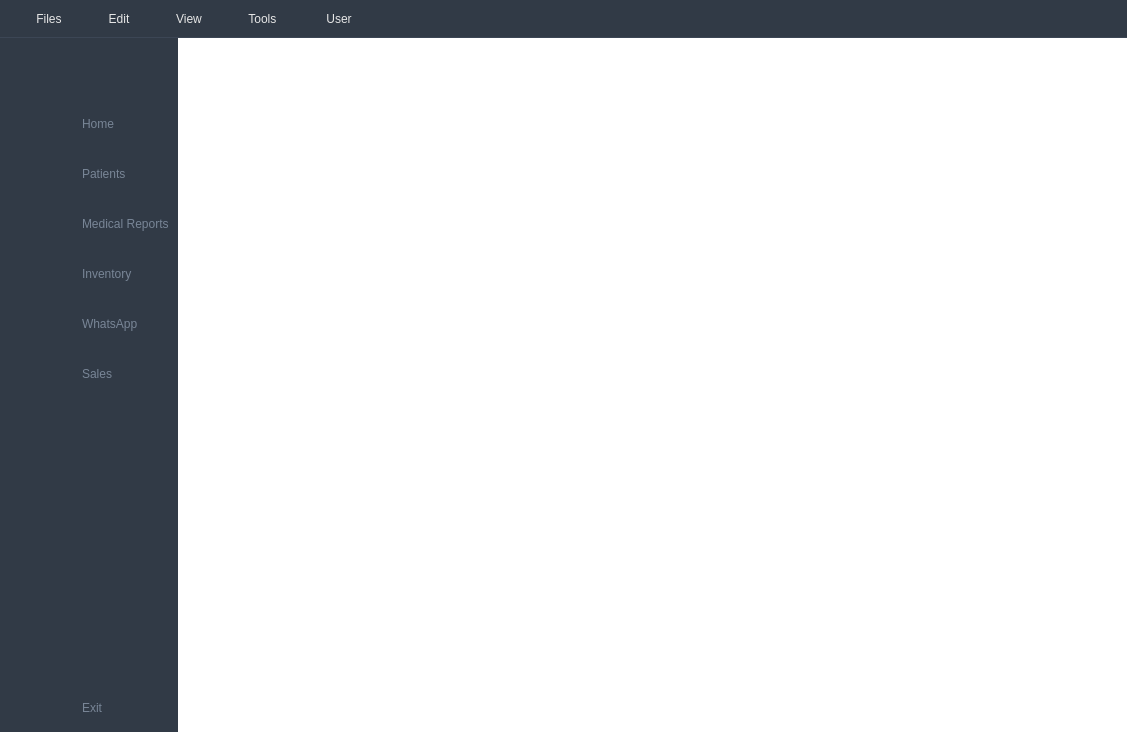
<?xml version="1.0" encoding="UTF-8"?>
<ui version="4.0">
 <class>MainWindow</class>
 <widget class="QMainWindow" name="MainWindow">
  <property name="geometry">
   <rect>
    <x>0</x>
    <y>0</y>
    <width>1127</width>
    <height>732</height>
   </rect>
  </property>
  <property name="windowTitle">
   <string>MainWindow</string>
  </property>
  <property name="styleSheet">
   <string notr="true">/*= Style for mainwindow START
  ==================================================== */
	#MainWindow {
		background-color: #fff; /*3A4250*/
	}
QMenuBar {
    background-color: rgb(49, 58, 70); /* Dark background */
    padding: 5px 10px; /* Adjust padding for better spacing */
    color: rgb(230, 230, 230); /* Slightly softer white for text */
    font: 575 9pt &quot;Segoe UI&quot;; /* Use a slightly lighter weight for better readability */
    border-bottom: 1px solid rgb(60, 70, 85); /* Subtle bottom border for separation */
}

QMenuBar::item {
    background: transparent; /* Make menu bar items transparent by default */
    padding: 5px 15px;
    margin: 2px 5px; /* Add some margin around items */
    border-radius: 4px; /* Slightly rounded corners for items */
}

QMenuBar::item:selected {
    background-color: rgba(58, 139, 212, 50); /* Secondary Blue (Medium) with slight transparency on selection */
}

QMenuBar::item:pressed {
    background-color: rgba(15, 76, 129, 80); /* Dark Blue with slight transparency on press */
}

QMenu {
    background-color: rgb(245, 245, 245); /* Light background for the menu */
    border: 1px solid rgb(200, 200, 200);
    margin: 2px; /* Small margin around the menu */
    border-radius: 4px;
}

QMenu::item {
    background: transparent;
    padding: 8px 25px;
    color: rgb(50, 50, 50);
}

QMenu::item:selected {
    background-color: rgba(58, 139, 212, 30); /* Light highlight on selection */
}

QMenu::item:disabled {
    color: rgb(150, 150, 150);
}

QMenu::separator {
    height: 1px;
    background: rgb(220, 220, 220);
    margin: 5px 0;
}

QMenu::indicator {
    width: 13px;
    height: 13px;
}

QMenu::icon {
    margin-right: 8px;
}
  /*QMenuBar{	
	background-color: rgb(49, 58, 70);
	padding: 10px;
	color: rgb(255, 255, 255);
	font: 700 9pt &quot;Segoe UI&quot;;
}

QMenu:hover {
    border: 2px solid #3A8BD4; /* Secondary Blue (Medium) *
    background-color: #E6EDF2; /* Keep background consistent on hover *
}
QMenu::chunk {
    background-color: qlineargradient(x1:0, y1:0, x2:1, y2:0, stop:0 #3A8BD4, stop:1 #0F4C81); /* Gradient for the chunk
    border-radius: 8px;
   transition: background-color 0.3s ease-in-out; 
}
*/
/*= END


  ==================================================== */

/*= Style for button to change menu style START
  ==================================================== */
	#change_btn {
		padding: 5px;
		border: none;
		width: 30px;
		height: 30px;
	}
/*= END
  ==================================================== */

/*= Style for header widget START
  ==================================================== */
	#widget {
		background-color: #f9fafd;
	}
/*= END
  ==================================================== */

/*= Style for menu with icon only START
  ==================================================== */
  	/* style for widget */
	#icon_only_widget {
		background-color: #313a46;
		width:50px;
	}

    /* style for QPushButton and QLabel */
	#icon_only_widget QPushButton, QLabel {
		height:50px;
		border:none;
		/* border-bottom: 1px solid #b0b0b0; */
	}

	#icon_only_widget QPushButton:hover {
		background-color: rgba( 86, 101, 115, 0.5);
	}
	#icon_only_widget QPushButton:checked {
		color: #fff;		
		background-color: rgb(44, 47, 133);
		border-radius: 20px;
		width: 100%;
	
	}
	/* style for logo image */
	#logo_label_1 {
		padding: 5px
	}
/*= END
  ==================================================== */

/*= Style for menu with icon and text START
  ==================================================== */
	/* style for widget */
	#full_menu_widget {
		background-color: #313a46;
	}

	/* style for QPushButton */
	#full_menu_widget QPushButton {
		border:none;
		border-radius: 3px;
		text-align: left;
		padding: 8px 0 8px 15px;
		color: #788596;
	}

	#full_menu_widget QPushButton:hover {
		background-color: rgba( 86, 101, 115, 0.5);
	}

	#full_menu_widget QPushButton:checked {
		color: #fff;
		border-radius: 10px;
	background-color: rgb(44, 47, 133);
	width: 1200;
	}

	/* style for logo image */
	#logo_label_2 {
		padding: 5px;
		color: #fff;
	}

	/* style for APP title */
	#logo_label_3 {
		padding-right: 10px;
		color: #fff;
	}
/*= END
  ==================================================== */

/*= Style for search button START
  ==================================================== */
	#search_btn {
		border: none;
	}
/*= END
  ==================================================== */

/*= Style for search input START
  ==================================================== */
	#search_input {
		border: none;
		padding: 5px 10px;
	}

	#search_input:focus {
		background-color: #70B9FE;
	}
/*= END
  ==================================================== */

/*= Style for user information button START
  ==================================================== */
	#user_btn {
		border: none;
	}

/*= END
  ==================================================== */</string>
  </property>
  <widget class="QWidget" name="centralwidget">
   <layout class="QGridLayout" name="gridLayout">
    <property name="leftMargin">
     <number>0</number>
    </property>
    <property name="topMargin">
     <number>0</number>
    </property>
    <property name="rightMargin">
     <number>0</number>
    </property>
    <property name="bottomMargin">
     <number>0</number>
    </property>
    <property name="spacing">
     <number>0</number>
    </property>
    <item row="0" column="0">
     <widget class="QWidget" name="icon_only_widget" native="true">
      <layout class="QVBoxLayout" name="verticalLayout_3">
       <property name="spacing">
        <number>10</number>
       </property>
       <property name="topMargin">
        <number>9</number>
       </property>
       <item>
        <widget class="QPushButton" name="change_btn">
         <property name="styleSheet">
          <string notr="true">background-color: none;</string>
         </property>
         <property name="text">
          <string/>
         </property>
         <property name="icon">
          <iconset resource="../home_icons.qrc">
           <normaloff>:/icon_home/menubar.png</normaloff>:/icon_home/menubar.png</iconset>
         </property>
         <property name="iconSize">
          <size>
           <width>40</width>
           <height>40</height>
          </size>
         </property>
         <property name="checkable">
          <bool>true</bool>
         </property>
        </widget>
       </item>
       <item>
        <layout class="QVBoxLayout" name="verticalLayout">
         <property name="spacing">
          <number>18</number>
         </property>
         <item>
          <widget class="QPushButton" name="home_btn_1">
           <property name="text">
            <string/>
           </property>
           <property name="icon">
            <iconset resource="../../../Downloads/Compressed/PyQt5-Video-Book-main/#010_sidebar/resource.qrc">
             <normaloff>:/icon/icon/home-4-32.ico</normaloff>
             <normalon>:/icon/icon/home-4-48.ico</normalon>:/icon/icon/home-4-32.ico</iconset>
           </property>
           <property name="iconSize">
            <size>
             <width>30</width>
             <height>30</height>
            </size>
           </property>
           <property name="checkable">
            <bool>true</bool>
           </property>
           <property name="autoExclusive">
            <bool>true</bool>
           </property>
          </widget>
         </item>
         <item>
          <widget class="QPushButton" name="patient_form_btn_1">
           <property name="text">
            <string/>
           </property>
           <property name="icon">
            <iconset resource="../../../Downloads/Compressed/PyQt5-Video-Book-main/#010_sidebar/resource.qrc">
             <normaloff>:/icon/icon/group-32.ico</normaloff>:/icon/icon/group-32.ico</iconset>
           </property>
           <property name="iconSize">
            <size>
             <width>30</width>
             <height>30</height>
            </size>
           </property>
           <property name="checkable">
            <bool>true</bool>
           </property>
           <property name="autoExclusive">
            <bool>true</bool>
           </property>
          </widget>
         </item>
         <item>
          <widget class="QPushButton" name="medical_prescription_btn_1">
           <property name="text">
            <string/>
           </property>
           <property name="icon">
            <iconset resource="../../../Downloads/Compressed/PyQt5-Video-Book-main/#010_sidebar/resource.qrc">
             <normaloff>:/icon/icon/activity-feed-32.ico</normaloff>
             <normalon>:/icon/icon/activity-feed-48.ico</normalon>:/icon/icon/activity-feed-32.ico</iconset>
           </property>
           <property name="iconSize">
            <size>
             <width>30</width>
             <height>30</height>
            </size>
           </property>
           <property name="checkable">
            <bool>true</bool>
           </property>
           <property name="autoExclusive">
            <bool>true</bool>
           </property>
          </widget>
         </item>
         <item>
          <widget class="QPushButton" name="invemtory_btn_1">
           <property name="text">
            <string/>
           </property>
           <property name="icon">
            <iconset resource="../../../Downloads/Compressed/PyQt5-Video-Book-main/#010_sidebar/resource.qrc">
             <normaloff>:/icon/icon/product-32.ico</normaloff>
             <normalon>:/icon/icon/product-48.ico</normalon>:/icon/icon/product-32.ico</iconset>
           </property>
           <property name="iconSize">
            <size>
             <width>30</width>
             <height>30</height>
            </size>
           </property>
           <property name="checkable">
            <bool>true</bool>
           </property>
           <property name="autoExclusive">
            <bool>true</bool>
           </property>
          </widget>
         </item>
         <item>
          <widget class="QPushButton" name="whatsapp_btn_1">
           <property name="text">
            <string/>
           </property>
           <property name="icon">
            <iconset resource="../home_icons.qrc">
             <normaloff>:/icon_home/icon/whatsapp_32px.ico</normaloff>:/icon_home/icon/whatsapp_32px.ico</iconset>
           </property>
           <property name="iconSize">
            <size>
             <width>40</width>
             <height>40</height>
            </size>
           </property>
           <property name="checkable">
            <bool>true</bool>
           </property>
           <property name="autoExclusive">
            <bool>true</bool>
           </property>
          </widget>
         </item>
         <item>
          <widget class="QPushButton" name="sales_btn_1">
           <property name="text">
            <string/>
           </property>
           <property name="icon">
            <iconset resource="../home_icons.qrc">
             <normaloff>:/icon_home/icon/cash_register_45_64px.ico</normaloff>:/icon_home/icon/cash_register_45_64px.ico</iconset>
           </property>
           <property name="iconSize">
            <size>
             <width>30</width>
             <height>30</height>
            </size>
           </property>
           <property name="checkable">
            <bool>true</bool>
           </property>
           <property name="autoExclusive">
            <bool>true</bool>
           </property>
          </widget>
         </item>
        </layout>
       </item>
       <item>
        <spacer name="verticalSpacer">
         <property name="orientation">
          <enum>Qt::Vertical</enum>
         </property>
         <property name="sizeHint" stdset="0">
          <size>
           <width>20</width>
           <height>375</height>
          </size>
         </property>
        </spacer>
       </item>
       <item>
        <widget class="QPushButton" name="exit_btn_1">
         <property name="text">
          <string/>
         </property>
         <property name="icon">
          <iconset resource="../../../Downloads/Compressed/PyQt5-Video-Book-main/#010_sidebar/resource.qrc">
           <normaloff>:/icon/icon/close-window-64.ico</normaloff>:/icon/icon/close-window-64.ico</iconset>
         </property>
         <property name="iconSize">
          <size>
           <width>20</width>
           <height>20</height>
          </size>
         </property>
        </widget>
       </item>
      </layout>
     </widget>
    </item>
    <item row="0" column="2">
     <widget class="QWidget" name="widget_3" native="true">
      <layout class="QVBoxLayout" name="verticalLayout_5">
       <property name="spacing">
        <number>0</number>
       </property>
       <property name="leftMargin">
        <number>0</number>
       </property>
       <property name="topMargin">
        <number>0</number>
       </property>
       <property name="rightMargin">
        <number>0</number>
       </property>
       <property name="bottomMargin">
        <number>0</number>
       </property>
       <item>
        <widget class="QStackedWidget" name="stackedWidget">
         <property name="styleSheet">
          <string notr="true">/*border-image: url(:/icon/logo1.png) 0 0 0 0 stretch stretch;
background-color: rgb(61, 73, 88);
/*background-position: center;
background-repeat: no-repeat;
background-origin: content;
border-image: url(:/icon_home/logo1.png) 0 0 0 0 stretch stretch;*/</string>
         </property>
         <property name="currentIndex">
          <number>8</number>
         </property>
         <widget class="QWidget" name="page">
          <layout class="QGridLayout" name="gridLayout_2"/>
         </widget>
         <widget class="QWidget" name="page_2">
          <layout class="QGridLayout" name="gridLayout_3"/>
         </widget>
         <widget class="QWidget" name="page_3">
          <layout class="QGridLayout" name="gridLayout_4"/>
         </widget>
         <widget class="QWidget" name="page_4">
          <layout class="QGridLayout" name="gridLayout_5"/>
         </widget>
         <widget class="QWidget" name="page_5">
          <layout class="QGridLayout" name="gridLayout_6"/>
         </widget>
         <widget class="QWidget" name="page_6">
          <layout class="QGridLayout" name="gridLayout_7"/>
         </widget>
         <widget class="QWidget" name="page_7">
          <layout class="QGridLayout" name="gridLayout_8"/>
         </widget>
         <widget class="QWidget" name="page_9">
          <layout class="QGridLayout" name="gridLayout_11"/>
         </widget>
         <widget class="QWidget" name="page_8">
          <property name="styleSheet">
           <string notr="true"/>
          </property>
          <layout class="QGridLayout" name="gridLayout_10"/>
         </widget>
         <widget class="QWidget" name="page_10">
          <layout class="QGridLayout" name="gridLayout_9"/>
         </widget>
        </widget>
       </item>
      </layout>
     </widget>
    </item>
    <item row="0" column="1">
     <widget class="QWidget" name="full_menu_widget" native="true">
      <layout class="QVBoxLayout" name="verticalLayout_4">
       <property name="spacing">
        <number>6</number>
       </property>
       <property name="topMargin">
        <number>15</number>
       </property>
       <item alignment="Qt::AlignLeft">
        <widget class="QPushButton" name="change_btn_2">
         <property name="minimumSize">
          <size>
           <width>53</width>
           <height>50</height>
          </size>
         </property>
         <property name="maximumSize">
          <size>
           <width>50</width>
           <height>60</height>
          </size>
         </property>
         <property name="styleSheet">
          <string notr="true">/*background-color: rgb(255, 255, 255);
border-radius: 12px;
border: none;
height: 40px;
width: 40px;
padding-left:09px;
*/
background-color: none;</string>
         </property>
         <property name="text">
          <string/>
         </property>
         <property name="icon">
          <iconset resource="../home_icons.qrc">
           <normaloff>:/icon_home/menubar.png</normaloff>:/icon_home/menubar.png</iconset>
         </property>
         <property name="iconSize">
          <size>
           <width>40</width>
           <height>40</height>
          </size>
         </property>
         <property name="checkable">
          <bool>true</bool>
         </property>
        </widget>
       </item>
       <item>
        <layout class="QVBoxLayout" name="verticalLayout_2">
         <property name="spacing">
          <number>20</number>
         </property>
         <item>
          <widget class="QPushButton" name="home_btn_2">
           <property name="text">
            <string>Home</string>
           </property>
           <property name="icon">
            <iconset resource="../../../Downloads/Compressed/PyQt5-Video-Book-main/#010_sidebar/resource.qrc">
             <normaloff>:/icon/icon/home-4-32.ico</normaloff>
             <normalon>:/icon/icon/home-4-48.ico</normalon>:/icon/icon/home-4-32.ico</iconset>
           </property>
           <property name="iconSize">
            <size>
             <width>30</width>
             <height>50</height>
            </size>
           </property>
           <property name="checkable">
            <bool>true</bool>
           </property>
           <property name="autoExclusive">
            <bool>true</bool>
           </property>
          </widget>
         </item>
         <item>
          <widget class="QPushButton" name="patient_form_btn_2">
           <property name="text">
            <string>Patients</string>
           </property>
           <property name="icon">
            <iconset resource="../../../Downloads/Compressed/PyQt5-Video-Book-main/#010_sidebar/resource.qrc">
             <normaloff>:/icon/icon/group-32.ico</normaloff>:/icon/icon/group-32.ico</iconset>
           </property>
           <property name="iconSize">
            <size>
             <width>30</width>
             <height>30</height>
            </size>
           </property>
           <property name="checkable">
            <bool>true</bool>
           </property>
           <property name="autoExclusive">
            <bool>true</bool>
           </property>
          </widget>
         </item>
         <item>
          <widget class="QPushButton" name="medical_prescription_btn_2">
           <property name="text">
            <string>Medical Reports</string>
           </property>
           <property name="icon">
            <iconset resource="../../../Downloads/Compressed/PyQt5-Video-Book-main/#010_sidebar/resource.qrc">
             <normaloff>:/icon/icon/activity-feed-32.ico</normaloff>
             <normalon>:/icon/icon/activity-feed-48.ico</normalon>:/icon/icon/activity-feed-32.ico</iconset>
           </property>
           <property name="iconSize">
            <size>
             <width>30</width>
             <height>30</height>
            </size>
           </property>
           <property name="checkable">
            <bool>true</bool>
           </property>
           <property name="autoExclusive">
            <bool>true</bool>
           </property>
          </widget>
         </item>
         <item>
          <widget class="QPushButton" name="invemtory_btn_2">
           <property name="text">
            <string>Inventory</string>
           </property>
           <property name="icon">
            <iconset resource="../../../Downloads/Compressed/PyQt5-Video-Book-main/#010_sidebar/resource.qrc">
             <normaloff>:/icon/icon/product-32.ico</normaloff>
             <normalon>:/icon/icon/product-48.ico</normalon>:/icon/icon/product-32.ico</iconset>
           </property>
           <property name="iconSize">
            <size>
             <width>30</width>
             <height>30</height>
            </size>
           </property>
           <property name="checkable">
            <bool>true</bool>
           </property>
           <property name="autoExclusive">
            <bool>true</bool>
           </property>
          </widget>
         </item>
         <item>
          <widget class="QPushButton" name="whatsapp_btn_2">
           <property name="text">
            <string>WhatsApp</string>
           </property>
           <property name="icon">
            <iconset resource="../home_icons.qrc">
             <normaloff>:/icon_home/icon/whatsapp_32px.png</normaloff>:/icon_home/icon/whatsapp_32px.png</iconset>
           </property>
           <property name="iconSize">
            <size>
             <width>30</width>
             <height>30</height>
            </size>
           </property>
           <property name="checkable">
            <bool>true</bool>
           </property>
           <property name="autoExclusive">
            <bool>true</bool>
           </property>
          </widget>
         </item>
         <item>
          <widget class="QPushButton" name="sales_btn_2">
           <property name="text">
            <string>Sales</string>
           </property>
           <property name="icon">
            <iconset resource="../home_icons.qrc">
             <normaloff>:/icon_home/icon/cash_register_64px.ico</normaloff>:/icon_home/icon/cash_register_64px.ico</iconset>
           </property>
           <property name="iconSize">
            <size>
             <width>30</width>
             <height>30</height>
            </size>
           </property>
           <property name="checkable">
            <bool>true</bool>
           </property>
           <property name="autoExclusive">
            <bool>true</bool>
           </property>
          </widget>
         </item>
        </layout>
       </item>
       <item>
        <spacer name="verticalSpacer_2">
         <property name="orientation">
          <enum>Qt::Vertical</enum>
         </property>
         <property name="sizeHint" stdset="0">
          <size>
           <width>20</width>
           <height>373</height>
          </size>
         </property>
        </spacer>
       </item>
       <item>
        <widget class="QPushButton" name="exit_btn_2">
         <property name="text">
          <string>Exit</string>
         </property>
         <property name="icon">
          <iconset resource="../../../Downloads/Compressed/PyQt5-Video-Book-main/#010_sidebar/resource.qrc">
           <normaloff>:/icon/icon/close-window-64.ico</normaloff>:/icon/icon/close-window-64.ico</iconset>
         </property>
         <property name="iconSize">
          <size>
           <width>20</width>
           <height>20</height>
          </size>
         </property>
        </widget>
       </item>
      </layout>
     </widget>
    </item>
   </layout>
  </widget>
  <widget class="QMenuBar" name="menuBar">
   <property name="geometry">
    <rect>
     <x>0</x>
     <y>0</y>
     <width>1127</width>
     <height>41</height>
    </rect>
   </property>
   <widget class="QMenu" name="menuFiles">
    <property name="title">
     <string>Files</string>
    </property>
    <addaction name="actionRefresh_Data"/>
    <addaction name="separator"/>
    <addaction name="actionImport_Restore_Backup"/>
    <addaction name="actionExport_Save_As"/>
    <addaction name="separator"/>
    <addaction name="actionPrint"/>
    <addaction name="separator"/>
    <addaction name="actionExit"/>
   </widget>
   <widget class="QMenu" name="menuEdit">
    <property name="title">
     <string>Edit</string>
    </property>
    <addaction name="actionEdit"/>
    <addaction name="actionDelete"/>
    <addaction name="actionClear"/>
   </widget>
   <widget class="QMenu" name="menuView">
    <property name="title">
     <string>View</string>
    </property>
    <addaction name="actionToggle_Sidebar"/>
    <addaction name="actionToggle_Theme"/>
    <addaction name="actionhow_Dashboard_Widgets"/>
   </widget>
   <widget class="QMenu" name="menuTools">
    <property name="title">
     <string>Tools </string>
    </property>
    <addaction name="actionWhatsApp_Automation"/>
    <addaction name="actionInventory_Report"/>
    <addaction name="actionSchedule_Message"/>
    <addaction name="actionPayment_History_2"/>
    <addaction name="actionCategory_Items"/>
    <addaction name="actionEntry_Sales_Report"/>
   </widget>
   <widget class="QMenu" name="menuUser">
    <property name="title">
     <string>User</string>
    </property>
    <addaction name="actionChange_Password"/>
    <addaction name="actionLogout"/>
   </widget>
   <addaction name="menuFiles"/>
   <addaction name="menuEdit"/>
   <addaction name="menuView"/>
   <addaction name="menuTools"/>
   <addaction name="menuUser"/>
  </widget>
  <action name="actionRefresh_Data">
   <property name="text">
    <string>Refresh Data</string>
   </property>
  </action>
  <action name="actionImport_Restore_Backup">
   <property name="text">
    <string>Import/Restore Backup</string>
   </property>
  </action>
  <action name="actionExport_Save_As">
   <property name="text">
    <string>Export/Save As</string>
   </property>
  </action>
  <action name="actionPrint">
   <property name="text">
    <string>Print</string>
   </property>
  </action>
  <action name="actionExit">
   <property name="text">
    <string>Exit</string>
   </property>
  </action>
  <action name="actionEdit">
   <property name="text">
    <string>Edit</string>
   </property>
  </action>
  <action name="actionDelete">
   <property name="text">
    <string>Delete</string>
   </property>
  </action>
  <action name="actionClear">
   <property name="text">
    <string>Clear</string>
   </property>
  </action>
  <action name="actionToggle_Sidebar">
   <property name="text">
    <string>Toggle Sidebar</string>
   </property>
  </action>
  <action name="actionToggle_Theme">
   <property name="text">
    <string>Toggle Theme</string>
   </property>
  </action>
  <action name="actionhow_Dashboard_Widgets">
   <property name="text">
    <string>how Dashboard Widgets</string>
   </property>
  </action>
  <action name="actionWhatsApp_Automation">
   <property name="text">
    <string>WhatsApp Automation</string>
   </property>
  </action>
  <action name="actionInventory_Report">
   <property name="text">
    <string>Inventory Report</string>
   </property>
  </action>
  <action name="actionSchedule_Message">
   <property name="text">
    <string>Schedule Message</string>
   </property>
  </action>
  <action name="actionChange_Password">
   <property name="text">
    <string>Change Password</string>
   </property>
  </action>
  <action name="actionLogout">
   <property name="text">
    <string>Logout</string>
   </property>
  </action>
  <action name="actionPayment_History">
   <property name="text">
    <string>Payment History</string>
   </property>
  </action>
  <action name="actionPayment_History_2">
   <property name="text">
    <string>Payment History</string>
   </property>
  </action>
  <action name="actionCategory_Items">
   <property name="text">
    <string>Category/Items</string>
   </property>
  </action>
  <action name="actionEntry_Sales_Report">
   <property name="text">
    <string>Entry/Sales Report</string>
   </property>
  </action>
 </widget>
 <resources>
  <include location="../../../Downloads/Compressed/PyQt5-Video-Book-main/#010_sidebar/resource.qrc"/>
  <include location="../home_icons.qrc"/>
  <include location="../../../../Downloads/Compressed/PyQt5-Video-Book-main/#010_sidebar/resource.qrc"/>
 </resources>
 <connections>
  <connection>
   <sender>change_btn</sender>
   <signal>toggled(bool)</signal>
   <receiver>icon_only_widget</receiver>
   <slot>setVisible(bool)</slot>
   <hints>
    <hint type="sourcelabel">
     <x>60</x>
     <y>99</y>
    </hint>
    <hint type="destinationlabel">
     <x>50</x>
     <y>362</y>
    </hint>
   </hints>
  </connection>
  <connection>
   <sender>change_btn</sender>
   <signal>toggled(bool)</signal>
   <receiver>full_menu_widget</receiver>
   <slot>setHidden(bool)</slot>
   <hints>
    <hint type="sourcelabel">
     <x>60</x>
     <y>99</y>
    </hint>
    <hint type="destinationlabel">
     <x>173</x>
     <y>257</y>
    </hint>
   </hints>
  </connection>
  <connection>
   <sender>home_btn_1</sender>
   <signal>toggled(bool)</signal>
   <receiver>home_btn_2</receiver>
   <slot>setChecked(bool)</slot>
   <hints>
    <hint type="sourcelabel">
     <x>38</x>
     <y>204</y>
    </hint>
    <hint type="destinationlabel">
     <x>208</x>
     <y>226</y>
    </hint>
   </hints>
  </connection>
  <connection>
   <sender>patient_form_btn_1</sender>
   <signal>toggled(bool)</signal>
   <receiver>patient_form_btn_2</receiver>
   <slot>setChecked(bool)</slot>
   <hints>
    <hint type="sourcelabel">
     <x>44</x>
     <y>272</y>
    </hint>
    <hint type="destinationlabel">
     <x>208</x>
     <y>291</y>
    </hint>
   </hints>
  </connection>
  <connection>
   <sender>medical_prescription_btn_1</sender>
   <signal>toggled(bool)</signal>
   <receiver>medical_prescription_btn_2</receiver>
   <slot>setChecked(bool)</slot>
   <hints>
    <hint type="sourcelabel">
     <x>44</x>
     <y>340</y>
    </hint>
    <hint type="destinationlabel">
     <x>208</x>
     <y>356</y>
    </hint>
   </hints>
  </connection>
  <connection>
   <sender>invemtory_btn_1</sender>
   <signal>toggled(bool)</signal>
   <receiver>invemtory_btn_2</receiver>
   <slot>setChecked(bool)</slot>
   <hints>
    <hint type="sourcelabel">
     <x>44</x>
     <y>408</y>
    </hint>
    <hint type="destinationlabel">
     <x>208</x>
     <y>421</y>
    </hint>
   </hints>
  </connection>
  <connection>
   <sender>home_btn_2</sender>
   <signal>toggled(bool)</signal>
   <receiver>home_btn_1</receiver>
   <slot>setChecked(bool)</slot>
   <hints>
    <hint type="sourcelabel">
     <x>208</x>
     <y>226</y>
    </hint>
    <hint type="destinationlabel">
     <x>52</x>
     <y>204</y>
    </hint>
   </hints>
  </connection>
  <connection>
   <sender>patient_form_btn_2</sender>
   <signal>toggled(bool)</signal>
   <receiver>patient_form_btn_1</receiver>
   <slot>setChecked(bool)</slot>
   <hints>
    <hint type="sourcelabel">
     <x>208</x>
     <y>291</y>
    </hint>
    <hint type="destinationlabel">
     <x>37</x>
     <y>272</y>
    </hint>
   </hints>
  </connection>
  <connection>
   <sender>medical_prescription_btn_2</sender>
   <signal>toggled(bool)</signal>
   <receiver>medical_prescription_btn_1</receiver>
   <slot>setChecked(bool)</slot>
   <hints>
    <hint type="sourcelabel">
     <x>208</x>
     <y>356</y>
    </hint>
    <hint type="destinationlabel">
     <x>50</x>
     <y>340</y>
    </hint>
   </hints>
  </connection>
  <connection>
   <sender>invemtory_btn_2</sender>
   <signal>toggled(bool)</signal>
   <receiver>invemtory_btn_1</receiver>
   <slot>setChecked(bool)</slot>
   <hints>
    <hint type="sourcelabel">
     <x>208</x>
     <y>421</y>
    </hint>
    <hint type="destinationlabel">
     <x>59</x>
     <y>408</y>
    </hint>
   </hints>
  </connection>
  <connection>
   <sender>exit_btn_2</sender>
   <signal>clicked()</signal>
   <receiver>MainWindow</receiver>
   <slot>close()</slot>
   <hints>
    <hint type="sourcelabel">
     <x>187</x>
     <y>703</y>
    </hint>
    <hint type="destinationlabel">
     <x>284</x>
     <y>606</y>
    </hint>
   </hints>
  </connection>
  <connection>
   <sender>exit_btn_1</sender>
   <signal>clicked()</signal>
   <receiver>MainWindow</receiver>
   <slot>close()</slot>
   <hints>
    <hint type="sourcelabel">
     <x>32</x>
     <y>685</y>
    </hint>
    <hint type="destinationlabel">
     <x>47</x>
     <y>626</y>
    </hint>
   </hints>
  </connection>
  <connection>
   <sender>whatsapp_btn_1</sender>
   <signal>toggled(bool)</signal>
   <receiver>whatsapp_btn_2</receiver>
   <slot>setChecked(bool)</slot>
   <hints>
    <hint type="sourcelabel">
     <x>45</x>
     <y>476</y>
    </hint>
    <hint type="destinationlabel">
     <x>208</x>
     <y>491</y>
    </hint>
   </hints>
  </connection>
  <connection>
   <sender>whatsapp_btn_2</sender>
   <signal>toggled(bool)</signal>
   <receiver>whatsapp_btn_1</receiver>
   <slot>setChecked(bool)</slot>
   <hints>
    <hint type="sourcelabel">
     <x>208</x>
     <y>491</y>
    </hint>
    <hint type="destinationlabel">
     <x>51</x>
     <y>476</y>
    </hint>
   </hints>
  </connection>
  <connection>
   <sender>sales_btn_1</sender>
   <signal>toggled(bool)</signal>
   <receiver>sales_btn_2</receiver>
   <slot>setChecked(bool)</slot>
   <hints>
    <hint type="sourcelabel">
     <x>59</x>
     <y>544</y>
    </hint>
    <hint type="destinationlabel">
     <x>172</x>
     <y>561</y>
    </hint>
   </hints>
  </connection>
  <connection>
   <sender>sales_btn_2</sender>
   <signal>toggled(bool)</signal>
   <receiver>sales_btn_1</receiver>
   <slot>setChecked(bool)</slot>
   <hints>
    <hint type="sourcelabel">
     <x>161</x>
     <y>561</y>
    </hint>
    <hint type="destinationlabel">
     <x>59</x>
     <y>544</y>
    </hint>
   </hints>
  </connection>
  <connection>
   <sender>change_btn_2</sender>
   <signal>toggled(bool)</signal>
   <receiver>full_menu_widget</receiver>
   <slot>setHidden(bool)</slot>
   <hints>
    <hint type="sourcelabel">
     <x>131</x>
     <y>105</y>
    </hint>
    <hint type="destinationlabel">
     <x>209</x>
     <y>103</y>
    </hint>
   </hints>
  </connection>
  <connection>
   <sender>change_btn_2</sender>
   <signal>toggled(bool)</signal>
   <receiver>icon_only_widget</receiver>
   <slot>setVisible(bool)</slot>
   <hints>
    <hint type="sourcelabel">
     <x>131</x>
     <y>105</y>
    </hint>
    <hint type="destinationlabel">
     <x>66</x>
     <y>115</y>
    </hint>
   </hints>
  </connection>
 </connections>
</ui>
